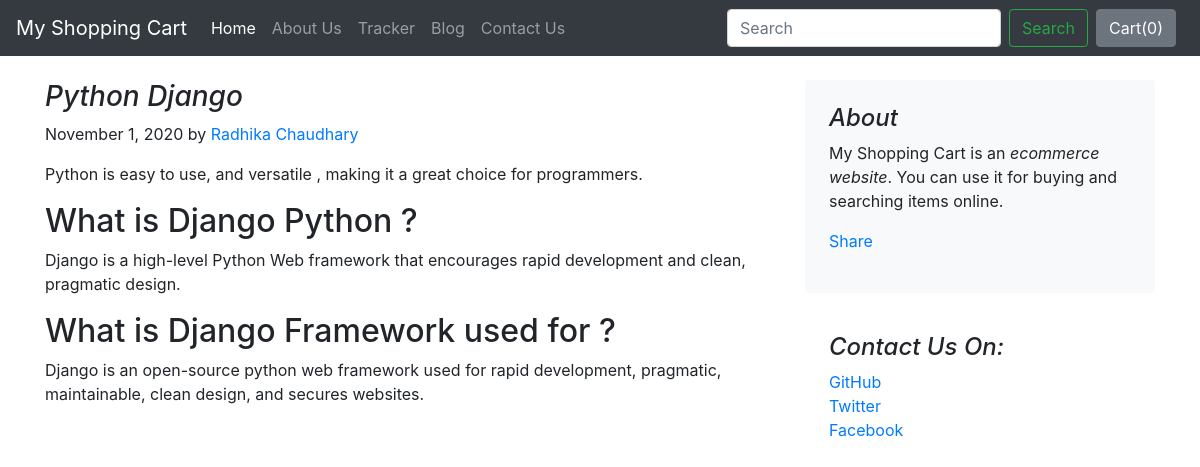
The app's page /blog/blogpost/2 with its own data.
### blog/models.py (models this page shows)
class Blogpost(models.Model):
    post_id = models.AutoField(primary_key= True)
    title = models.CharField(max_length=50)
    head0 = models.CharField(max_length=500, default="")
    chead0 = models.CharField(max_length=5000, default="")
    head1 = models.CharField(max_length=500, default="")
    chead1 = models.CharField(max_length=5000, default="")
    head2 = models.CharField(max_length=500, default="")
    chead2 = models.CharField(max_length=5000, default="")
    pub_date = models.DateField()
    thumbnail = models.ImageField(upload_to='shop/images', default="")
    def __str__(self):
        return self.title

### blog/views.py (the view)
# urls.py: path("blogpost/<int:id>", views.blogpost, name="blogPost")
def blogpost(request, id):
    post = Blogpost.objects.filter(post_id=id)[0]
    print(post)
    return render(request, 'blog/blogpost.html', {'post':post})

### blog/Templates/blog/blogpost.html (shortened to what this page needs)
{%extends 'blog/basic.html'%}
{%block body%}
<div class="container">
    <div class="row mt-4">
        <div class="col-md-8 blog-main">
            <h3 class="font-italic">
                {{post.title}}
            </h3>
            <div class="blog-post">
                <p class="blog-post-meta">November 1, 2020 by <a href="#">Radhika Chaudhary</a></p>
                <p>{{post.chead0}}</p>
                <h2>{{post.head1}}</h2>
                <p>{{post.chead1}}</p>
                <h2>{{post.head2}}</h2>
                <p>{{post.chead2}}</p>
            </div>
        </div>
        <aside class="col-md-4 blog-sidebar">
            <div class="p-4 mb-3 bg-light rounded">
                <h4 class="font-italic">About</h4>
                <p class="mb-0">My Shopping Cart is an <em>ecommerce website</em>. You can use it for buying and searching items online. </p>
                <div class="my-3 fb-share-button" data-href="http://127.0.0.1:8000/blog/blogpost/{{post.post_id}}" data-layout="button" data-size="large"><a target="_blank" href="https://www.facebook.com/sharer/sharer.php?u=http%3A%2F%2F127.0.0.1%3A8000%2Fblog%2Fblogpost%2F2&amp;src=sdkpreparse" class="fb-xfbml-parse-ignore">Share</a></div>
            </div>
            <div class="p-4">
                <h4 class="font-italic">Contact Us On: </h4>
                <ol class="list-unstyled">
                    <li><a href="#">GitHub</a></li>
                    <li><a href="#">Twitter</a></li>
                    <li><a href="#">Facebook</a></li>
                </ol>
            </div>
        </aside>
    </div>
</div>
{%endblock%}

### records on screen
Blogpost: title "Python Django", chead0 "Python is easy to use, and versatile , making it a great choice for programmers.", head1 "What is Django Python ?", chead1 "Django is a high-level Python Web framework that encourages rapid development and clean, pragmatic design.", head2 "What is Django Framework used for ?", chead2 "Django is an open-source python web framework used for rapid development, pragmatic, maintainable, clean design, and secures websites."
